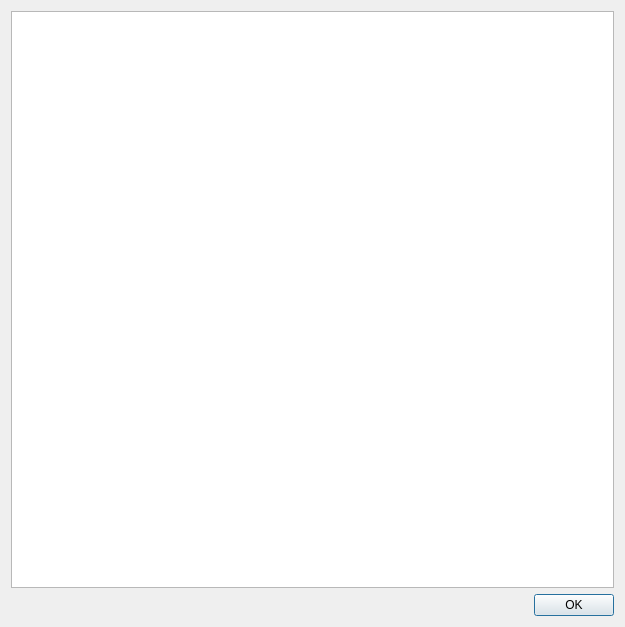
<?xml version="1.0" encoding="UTF-8"?>
<ui version="4.0">
 <class>Dialog</class>
 <widget class="QDialog" name="Dialog">
  <property name="geometry">
   <rect>
    <x>0</x>
    <y>0</y>
    <width>625</width>
    <height>627</height>
   </rect>
  </property>
  <property name="windowTitle">
   <string>Pdflatex Log Information</string>
  </property>
  <layout class="QVBoxLayout" name="verticalLayout">
   <item>
    <widget class="QTextBrowser" name="textBrowser"/>
   </item>
   <item>
    <widget class="QDialogButtonBox" name="buttonBox">
     <property name="orientation">
      <enum>Qt::Horizontal</enum>
     </property>
     <property name="standardButtons">
      <set>QDialogButtonBox::Ok</set>
     </property>
    </widget>
   </item>
  </layout>
 </widget>
 <resources/>
 <connections>
  <connection>
   <sender>buttonBox</sender>
   <signal>accepted()</signal>
   <receiver>Dialog</receiver>
   <slot>accept()</slot>
   <hints>
    <hint type="sourcelabel">
     <x>248</x>
     <y>254</y>
    </hint>
    <hint type="destinationlabel">
     <x>157</x>
     <y>274</y>
    </hint>
   </hints>
  </connection>
  <connection>
   <sender>buttonBox</sender>
   <signal>rejected()</signal>
   <receiver>Dialog</receiver>
   <slot>reject()</slot>
   <hints>
    <hint type="sourcelabel">
     <x>316</x>
     <y>260</y>
    </hint>
    <hint type="destinationlabel">
     <x>286</x>
     <y>274</y>
    </hint>
   </hints>
  </connection>
 </connections>
</ui>
